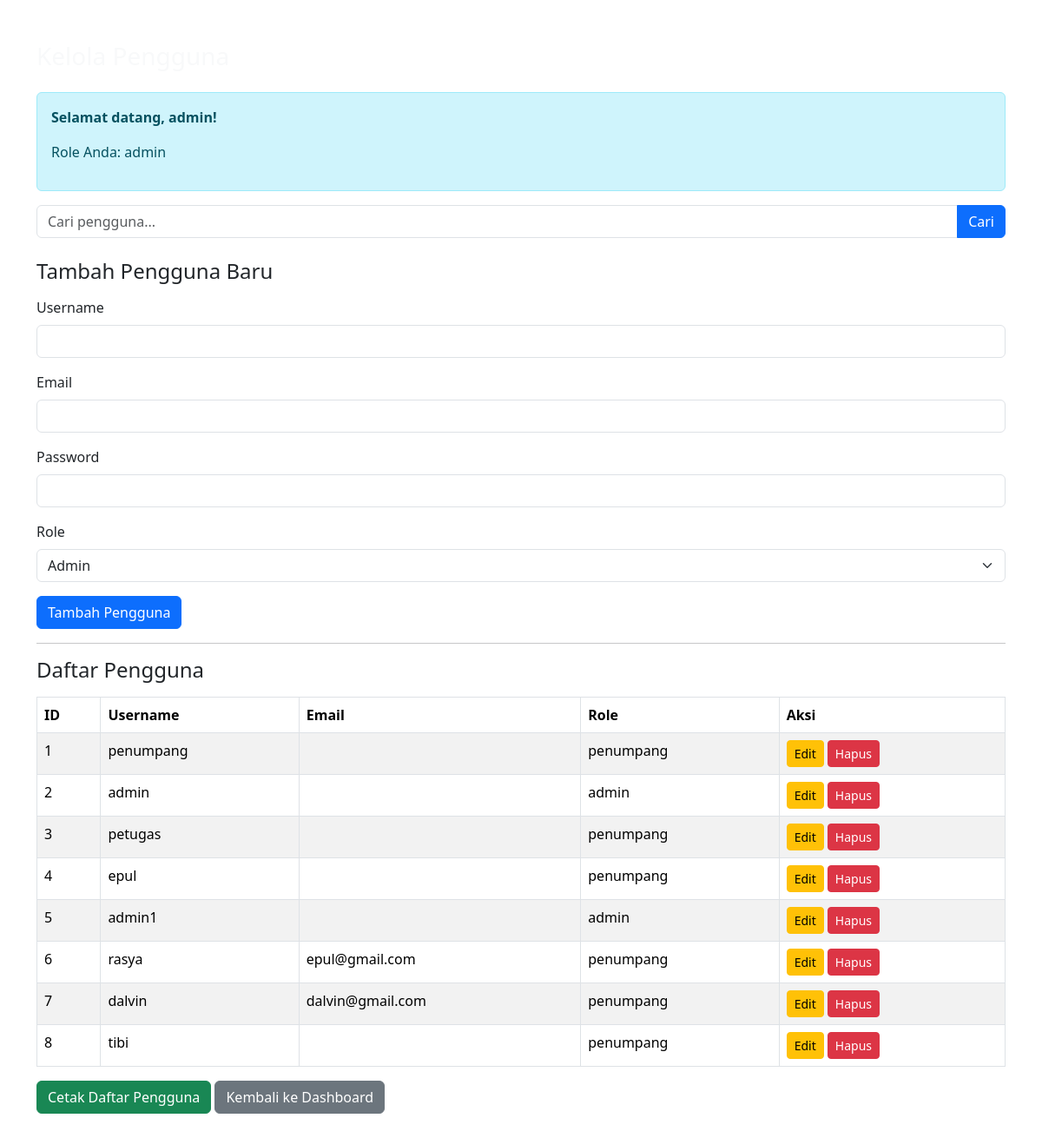
The page /kelola_pengguna.php (signed in) on the database its author committed.
### tables this page shows
CREATE TABLE `users` (
  `id` int NOT NULL,
  `username` varchar(50) NOT NULL,
  `password` varchar(255) NOT NULL,
  `email` varchar(255) NOT NULL,
  `role` enum('admin','petugas','penumpang') NOT NULL DEFAULT 'penumpang'
);

### kelola_pengguna.php (the view, shortened to what this page needs)
<?php
require_once 'koneksi.php';
$username_user = $_SESSION['username'];
$role_user = $_SESSION['role'];
$search_query = "";
$data_pengguna = mysqli_query($koneksi, "SELECT * FROM users $search_query ORDER BY id ASC");
?>
<!DOCTYPE html>
<html lang="id">
<head>
    <link href="https://cdn.jsdelivr.net/npm/bootstrap@5.3.3/dist/css/bootstrap.min.css" rel="stylesheet">
</head>
<body>
    <div class="container py-5">
        <h3 class="text-light mb-4">Kelola Pengguna</h3>
        <div class="alert alert-info">
            <p><strong>Selamat datang, <?= htmlspecialchars($username_user); ?>!</strong></p>
            <p>Role Anda: <?= htmlspecialchars($role_user); ?></p>
        </div>
        <form method="POST" action="" class="mb-4">
            <div class="input-group">
                <input type="text" name="search" class="form-control" placeholder="Cari pengguna..." value="<?= isset($search_term) ? htmlspecialchars($search_term) : ''; ?>">
                <button type="submit" class="btn btn-primary">Cari</button>
            </div>
        </form>
        <?php if (!isset($_GET['id'])): ?>
        <form method="POST" action="">
            <h4 class="mb-3">Tambah Pengguna Baru</h4>
            <div class="mb-3">
                <label for="username" class="form-label">Username</label>
                <input type="text" class="form-control" id="username" name="username" required>
            </div>
            <div class="mb-3">
                <label for="email" class="form-label">Email</label>
                <input type="email" class="form-control" id="email" name="email" required>
            </div>
            <div class="mb-3">
                <label for="password" class="form-label">Password</label>
                <input type="password" class="form-control" id="password" name="password" required>
            </div>
            <div class="mb-3">
                <label for="role" class="form-label">Role</label>
                <select class="form-select" id="role" name="role" required>
                    <option value="admin">Admin</option>
                </select>
            </div>
            <button type="submit" name="tambah_pengguna" class="btn btn-primary">Tambah Pengguna</button>
        </form>
        <hr>
        <?php endif; ?>
        <h4 class="mb-3">Daftar Pengguna</h4>
        <div class="table-responsive">
            <table class="table table-bordered table-striped bg-white">
                <thead>
                    <tr>
                        <th>ID</th>
                        <th>Username</th>
                        <th>Email</th>
                        <th>Role</th>
                        <th>Aksi</th>
                    </tr>
                </thead>
                <tbody>
                    <?php while ($row = mysqli_fetch_assoc($data_pengguna)) : ?>
                        <tr>
                            <td><?= $row['id']; ?></td>
                            <td><?= htmlspecialchars($row['username']); ?></td>
                            <td><?= htmlspecialchars($row['email']); ?></td>
                            <td><?= htmlspecialchars($row['role']); ?></td>
                            <td>
                                <a href="?id=<?= $row['id']; ?>" class="btn btn-warning btn-sm">Edit</a>
                                <a href="?hapus=<?= $row['id']; ?>" class="btn btn-danger btn-sm" onclick="return confirm('Yakin ingin menghapus pengguna ini?')">Hapus</a>
                            </td>
                        </tr>
                    <?php endwhile; ?>
                </tbody>
            </table>
        </div>
        <button onclick="window.print()" class="btn btn-success">Cetak Daftar Pengguna</button>
        <a href="dashboard.php" class="btn btn-secondary">Kembali ke Dashboard</a>
    </div>
</body>
</html>

### rows shown on the page
users: id "1", username "penumpang", role "penumpang"
users: id "2", username "admin", role "admin"
users: id "3", username "petugas", role "penumpang"
users: id "4", username "epul", role "penumpang"
users: id "5", username "admin1", role "admin"
users: id "6", username "rasya", email "epul@gmail.com", role "penumpang"
users: id "7", username "dalvin", email "dalvin@gmail.com", role "penumpang"
users: id "8", username "tibi", role "penumpang"

### other values the page prints
$username_user "admin"
$role_user "admin"
